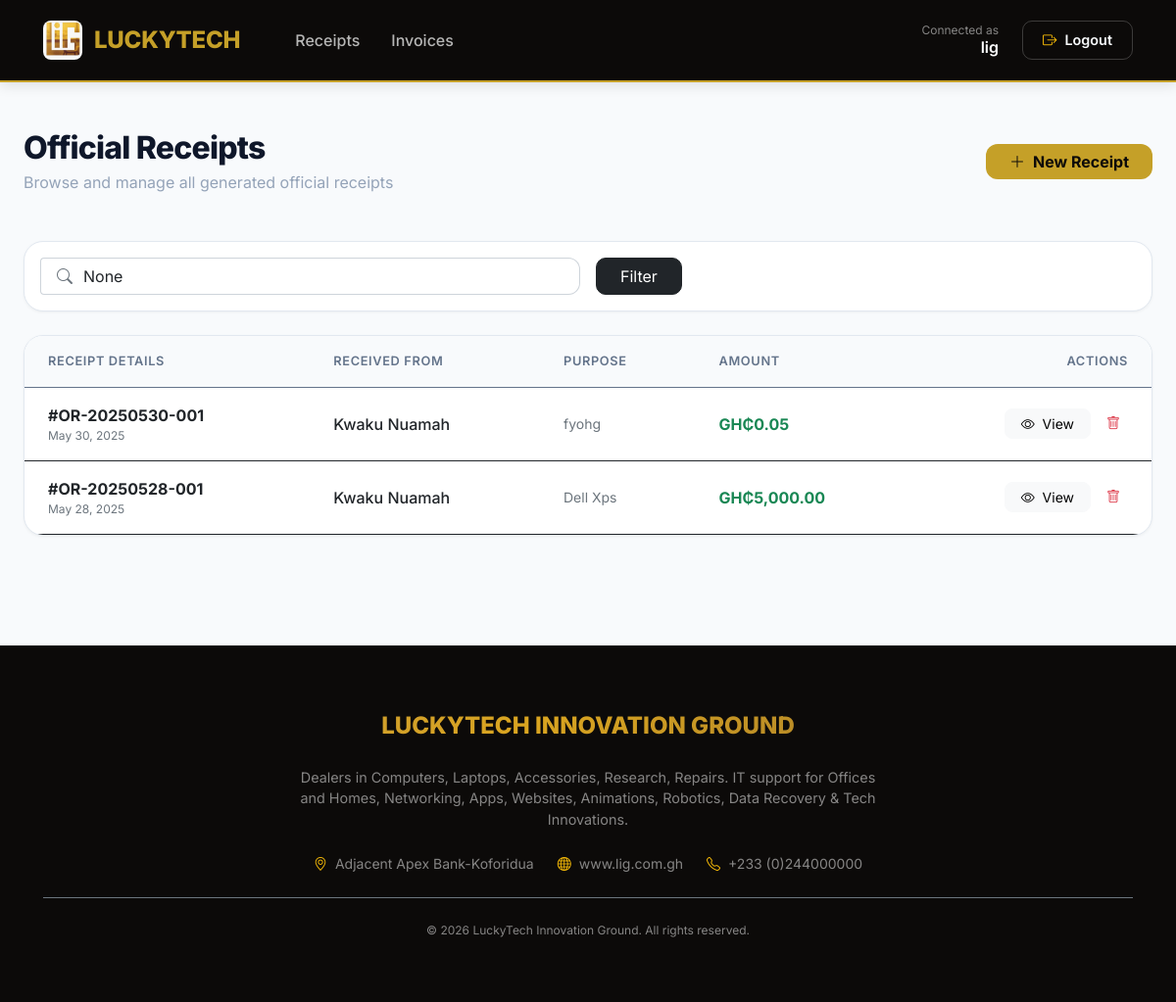
/receipts/ (signed in), run on an earlier commit of the app's database.
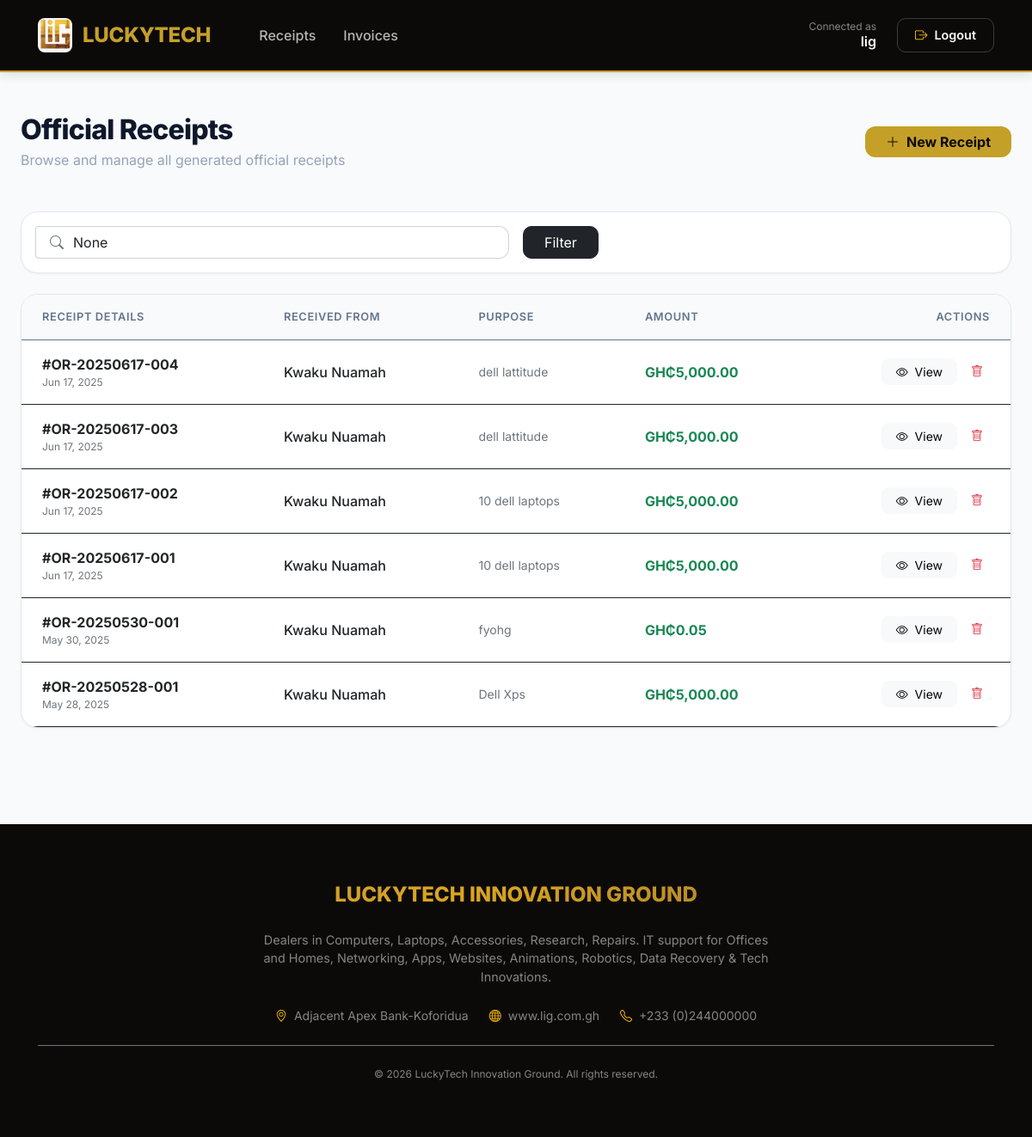
And on a later commit of the database.
### home/models.py (models this page shows, shortened)
class OfficialReceipt(models.Model):
    receipt_number = models.CharField(max_length=20, unique=True, editable=False)
    date_created = models.DateTimeField(default=timezone.now)
    date = models.DateField()
    received_from = models.CharField(max_length=255)
    amount = models.DecimalField(max_digits=10, decimal_places=2)
    purpose = models.TextField()
    model_no = models.CharField(max_length=100, blank=True, null=True)
    cash_cheque_no = models.CharField(max_length=100, blank=True, null=True)
    serial_no = models.CharField(max_length=100, blank=True, null=True)
    ghc = models.CharField(max_length=100, blank=True, null=True)
    manager_sign = models.CharField(max_length=100, blank=True, null=True)
    created_by = models.CharField(max_length=100, default='System')
    notes = models.TextField(blank=True, null=True)
    class Meta:
        ordering = ['-date_created']
        verbose_name = 'Official Receipt'
        verbose_name_plural = 'Official Receipts'

### home/views.py (the view)
# urls.py: path('receipts/', login_required(views.receipt_list), name='receipt_list'),
def receipt_list(request):
    receipts_list = OfficialReceipt.objects.all()
    search_query = request.GET.get('search')
    if search_query:
        receipts_list = receipts_list.filter(
            Q(receipt_number__icontains=search_query) |
            Q(received_from__icontains=search_query) |
            Q(purpose__icontains=search_query)
        )
    paginator = Paginator(receipts_list, 10)  # Show 10 receipts per page
    page_number = request.GET.get('page')
    receipts = paginator.get_page(page_number)
    return render(request, 'home/receipt_list.html', {
        'receipts': receipts,
        'search_query': search_query
    })

### home/templates/home/receipt_list.html (shortened to what this page needs)
{% extends 'base.html' %}
{% load static humanize %}
{% block content %}
<div class="page-header d-flex justify-content-between align-items-center flex-wrap gap-3">
    <div>
        <h1 class="page-title h2 mb-1">Official Receipts</h1>
        <p class="page-subtitle mb-0">Browse and manage all generated official receipts</p>
    </div>
    <div class="header-actions d-flex gap-2">
        <a href="{% url 'home:official_receipt' %}" class="btn btn-warning fw-700 px-4"
            style="border-radius: 12px; background: var(--primary-gold); border: none; color: var(--charcoal);">
            <i class="bi bi-plus-lg me-2"></i>New Receipt
        </a>
    </div>
</div>
<div class="dashboard-card mb-4 p-3">
    <form method="get" class="row g-3 align-items-center">
        <div class="col-md-8 col-lg-6">
            <div class="input-group">
                <span class="input-group-text bg-white border-end-0 text-muted ps-3">
                    <i class="bi bi-search"></i>
                </span>
                <input type="text" name="search" class="form-control border-start-0 ps-0"
                    placeholder="Search by recipient, number, or purpose..." value="{{ search_query }}"
                    style="border-radius: 0 12px 12px 0;">
            </div>
        </div>
        <div class="col-md-4 col-lg-3 d-flex gap-2">
            <button type="submit" class="btn btn-dark px-4" style="border-radius: 10px;">Filter</button>
        </div>
    </form>
</div>
{% if receipts %}
<div class="dashboard-card p-0 overflow-hidden">
    <div class="table-responsive">
        <table class="table table-hover align-middle mb-0 activity-table border-0" style="border-radius: 0;">
            <thead class="bg-light">
                <tr>
                    <th class="ps-4">Receipt Details</th>
                    <th>Received From</th>
                    <th>Purpose</th>
                    <th>Amount</th>
                    <th class="text-end pe-4">Actions</th>
                </tr>
            </thead>
            <tbody class="border-top-0">
                {% for receipt in receipts %}
                <tr>
                    <td class="ps-4">
                        <div class="fw-700 text-dark">#{{ receipt.receipt_number }}</div>
                        <div class="text-muted x-small">{{ receipt.date|date:"M d, Y" }}</div>
                    </td>
                    <td>
                        <div class="fw-500">{{ receipt.received_from|truncatechars:35 }}</div>
                    </td>
                    <td>
                        <div class="text-muted small">{{ receipt.purpose|truncatechars:45 }}</div>
                    </td>
                    <td>
                        <div class="fw-700 text-success">GH₵{{ receipt.amount|floatformat:2|intcomma }}</div>
                    </td>
                    <td class="text-end pe-4">
                        <div class="d-flex justify-content-end gap-2">
                            <a href="{% url 'home:receipt_detail' receipt.id %}" class="btn btn-light btn-sm px-3"
                                style="border-radius: 8px;">
                                <i class="bi bi-eye me-1"></i> View
                            </a>
                            <form action="{% url 'home:delete_receipt' receipt.id %}" method="post"
                                style="display:inline;"
                                onsubmit="return confirm('Securely delete this receipt? This action cannot be undone.');">
                                <button type="submit" class="btn btn-outline-danger btn-sm border-0"
                                    style="border-radius: 8px;">
                                    <i class="bi bi-trash"></i>
                                </button>
                            </form>
                        </div>
                    </td>
                </tr>
                {% endfor %}
            </tbody>
        </table>
    </div>
</div>
{% endif %}
{% endblock %}

### templates/base.html (shortened to what this page needs)
<!DOCTYPE html>
<html lang="en">
<head>
    {% load static %}
    <link href="https://cdn.jsdelivr.net/npm/bootstrap@5.1.3/dist/css/bootstrap.min.css" rel="stylesheet">
    <link rel="stylesheet" href="https://cdn.jsdelivr.net/npm/bootstrap-icons@1.8.1/font/bootstrap-icons.css">
</head>
<body>
    <nav class="navbar navbar-expand-lg navbar-dark sticky-top">
        <div class="container-fluid">
            <a class="navbar-brand" href="{% url 'home:index' %}">
                <img src="{% static 'images/logo.jpg' %}" alt="LuckyTech Logo" class="navbar-logo">
                <span>LUCKYTECH</span>
            </a>
            <div class="collapse navbar-collapse" id="navbarNav">
                <ul class="navbar-nav me-auto mb-2 mb-lg-0 ms-lg-4">
                    <li class="nav-item">
                        <a class="nav-link px-3" href="{% url 'home:receipt_list' %}">Receipts</a>
                    </li>
                    <li class="nav-item">
                        <a class="nav-link px-3" href="{% url 'home:invoice_list' %}">Invoices</a>
                    </li>
                </ul>
                <div class="d-flex align-items-center gap-4">
                    <div class="text-white-50 d-none d-lg-block text-end">
                        <small class="d-block mb-0" style="font-size: 0.75rem;">Connected as</small>
                        <div class="text-white fw-600" style="margin-top: -4px;">{{ user.username }}</div>
                    </div>
                    <form method="post" action="{% url 'accounts:logout' %}">
                        <button type="submit" class="logout-btn">
                            <i class="bi bi-box-arrow-right me-2 text-warning"></i>Logout
                        </button>
                    </form>
                </div>
            </div>
        </div>
    </nav>
    <div class="dashboard-wrapper">
        {% block content %}
        {% endblock %}
    </div>
    <footer>
        <div class="container text-center">
            <div class="footer-logo gold-gradient-text">LUCKYTECH INNOVATION GROUND</div>
            <p class="footer-detail mx-auto mb-4">
                Dealers in Computers, Laptops, Accessories, Research, Repairs. IT support for Offices and Homes,
                Networking,
                Apps, Websites, Animations, Robotics, Data Recovery & Tech Innovations.
            </p>
            <div class="d-flex flex-wrap justify-content-center gap-4 text-white-50 small mb-4">
                <span><i class="bi bi-geo-alt me-2 text-warning"></i>Adjacent Apex Bank-Koforidua</span>
                <a href="http://www.lig.com.gh" target="_blank" class="text-white-50 text-decoration-none">
                    <i class="bi bi-globe me-2 text-warning"></i>www.lig.com.gh
                </a>
                <span><i class="bi bi-telephone me-2 text-warning"></i>+233 (0)244000000</span>
            </div>
            <div class="pt-4 border-top border-secondary text-white-50 x-small" style="font-size: 0.75rem;">
                &copy; {% now "Y" %} LuckyTech Innovation Ground. All rights reserved.
            </div>
        </div>
    </footer>
</body>
</html>

### templates/base.html (style rules this page uses)
:root { --primary-gold: #c5a028; --light-gold: #fcf6ba; --dark-gold: #8e6e1d; --charcoal: #0c0a09; --glass-white: rgba(255, 255, 255, 0.03); --border-gold: rgba(191, 149, 63, 0.2); --text-muted: #94a3b8; }
body { font-family: 'Inter', sans-serif; background-color: #f8fafc; color: #1e293b; margin: 0; overflow-x: hidden; }
.navbar { background-color: var(--charcoal); padding: 1rem 2rem; border-bottom: 2px solid var(--primary-gold); box-shadow: 0 4px 12px rgba(0, 0, 0, 0.1); }
.navbar-brand { display: flex; align-items: center; gap: 12px; color: var(--primary-gold) !important; font-weight: 800; letter-spacing: -0.01em; font-size: 1.5rem; }
.navbar-logo { width: 40px; height: 40px; border-radius: 8px; object-fit: contain; }
.nav-link { color: rgba(255, 255, 255, 0.7) !important; font-weight: 500; transition: all 0.2s; }
.logout-btn { background: transparent; border: 1px solid rgba(255, 255, 255, 0.2); color: #f8fafc; padding: 0.5rem 1.25rem; border-radius: 10px; font-size: 0.9rem; font-weight: 600; transition: all 0.2s; }
.dashboard-wrapper { padding: 3rem 1.5rem; max-width: 1400px; margin: 0 auto; }
.page-header { margin-bottom: 3rem; }
.page-title { font-weight: 800; color: #0f172a; letter-spacing: -0.025em; }
.page-subtitle { color: var(--text-muted); font-weight: 400; }
.dashboard-card { background: white; border-radius: 20px; border: 1px solid #e2e8f0; box-shadow: 0 1px 3px rgba(0, 0, 0, 0.05); transition: all 0.3s cubic-bezier(0.4, 0, 0.2, 1); overflow: hidden; height: 100%; text-decoration: none; color: inherit; display: flex; flex-direction: column; }
.activity-table { border-radius: 16px; overflow: hidden; border: 1px solid #e2e8f0; }
.activity-table th { background: #f8fafc; color: #64748b; font-weight: 600; font-size: 0.8rem; text-transform: uppercase; letter-spacing: 0.05em; padding: 1rem 1.5rem; }
.activity-table td { padding: 1rem 1.5rem; vertical-align: middle; }
.gold-gradient-text { background: linear-gradient(135deg, #bf953f 0%, #daa520 45%, #b38728 75%, #aa771c 100%); -webkit-background-clip: text; background-clip: text; -webkit-text-fill-color: transparent; }
footer { background: var(--charcoal); color: white; padding: 4rem 2rem; margin-top: 4rem; }
.footer-logo { font-weight: 800; font-size: 1.5rem; margin-bottom: 1.5rem; }
.footer-detail { color: rgba(255, 255, 255, 0.5); font-size: 0.9rem; max-width: 600px; }

### home/templates/home/receipt_list.html (style rules this page uses)
.fw-700 { font-weight: 700; }
.fw-600 { font-weight: 600; }
.fw-500 { font-weight: 500; }
.x-small { font-size: 0.75rem; }
.bg-light { background-color: #f8fafc !important; }

What changed in the data, as far as the page shows it:
added OfficialReceipt: receipt_number "OR-20250617-004", date "Jun 17, 2025", received_from "Kwaku Nuamah", purpose "dell lattitude", amount "5,000.00"
added OfficialReceipt: receipt_number "OR-20250617-003", date "Jun 17, 2025", received_from "Kwaku Nuamah", purpose "dell lattitude", amount "5,000.00"
added OfficialReceipt: receipt_number "OR-20250617-002", date "Jun 17, 2025", received_from "Kwaku Nuamah", purpose "10 dell laptops", amount "5,000.00"
added OfficialReceipt: receipt_number "OR-20250617-001", date "Jun 17, 2025", received_from "Kwaku Nuamah", purpose "10 dell laptops", amount "5,000.00"
